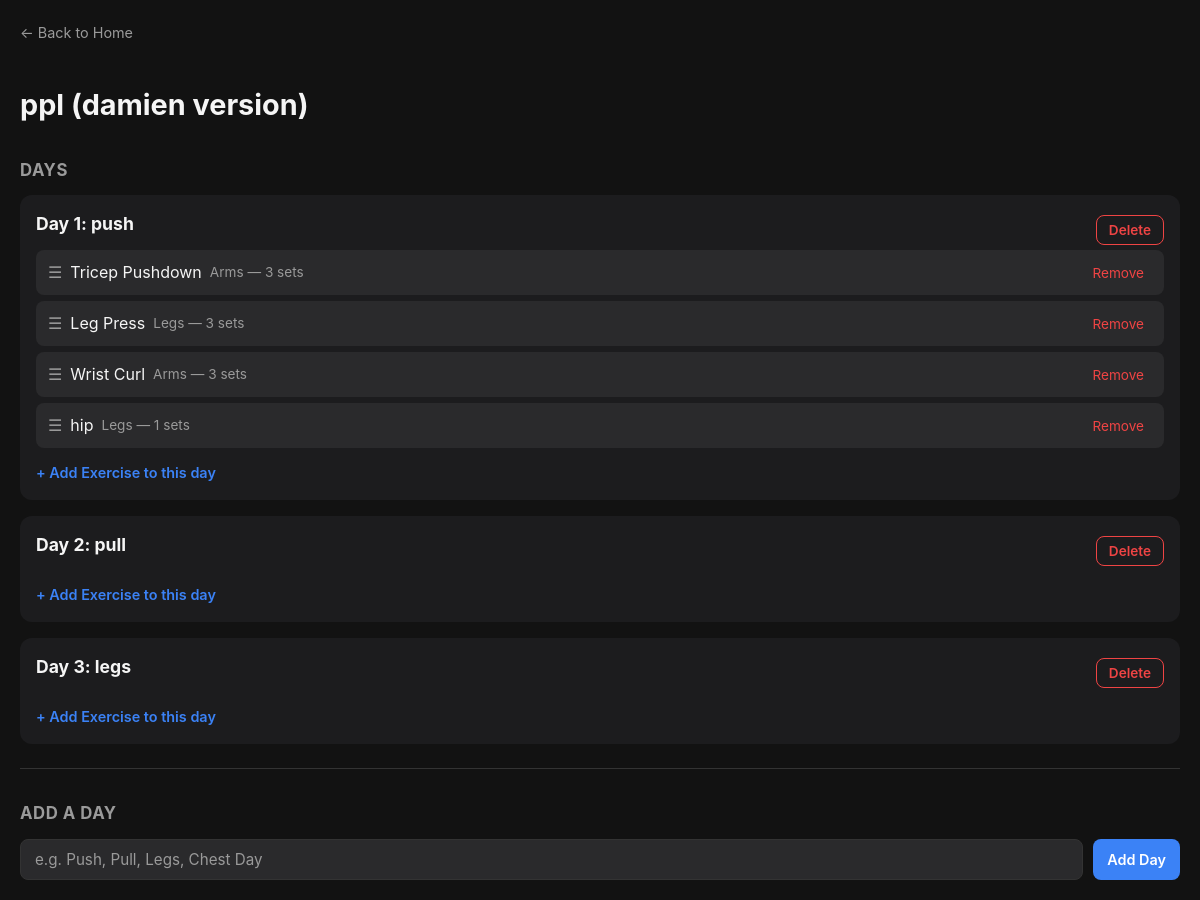
Before: /split/1 with the older database file.
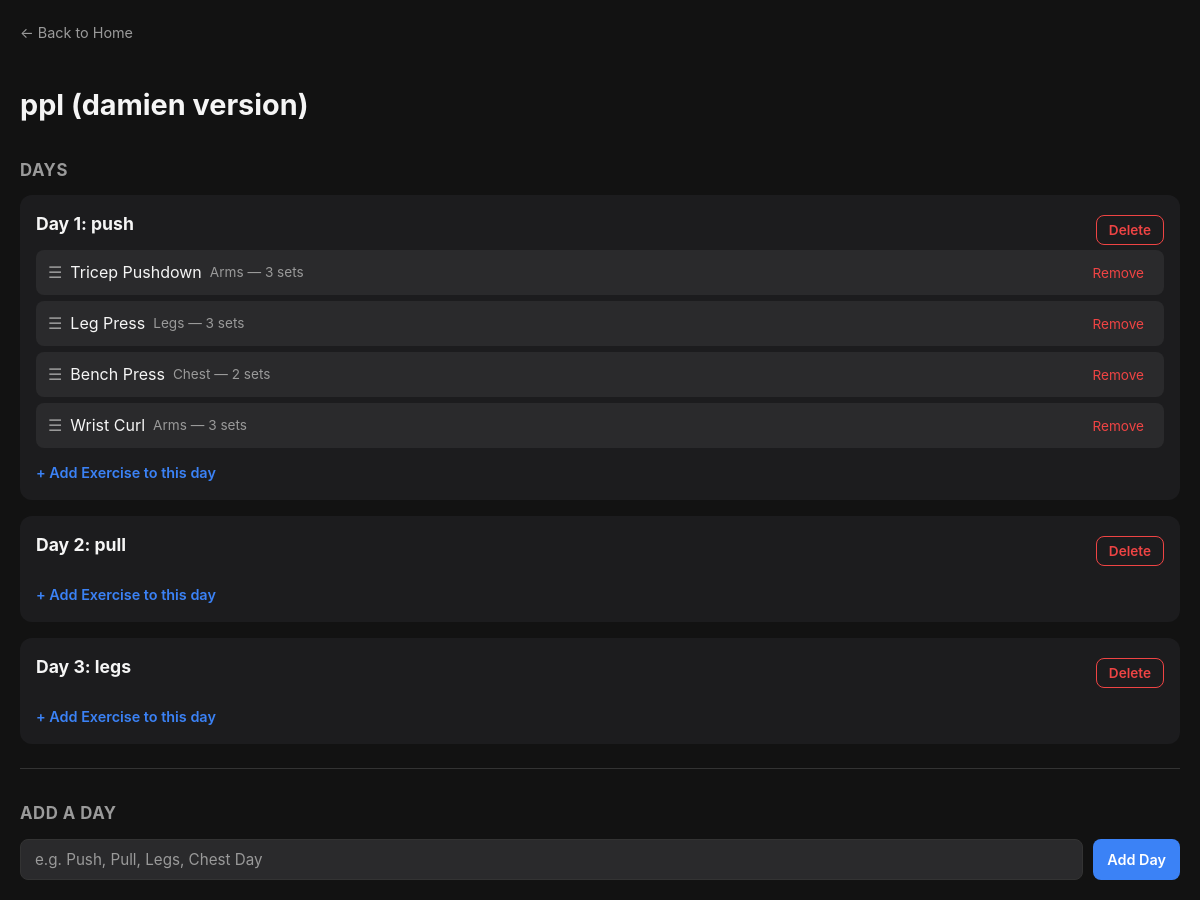
After: the same page with the newer database file.
### tables this page shows
CREATE TABLE split_days (
            id INTEGER PRIMARY KEY AUTOINCREMENT,
            split_id INTEGER NOT NULL,
            day_name TEXT NOT NULL,
            day_order INTEGER NOT NULL,
            FOREIGN KEY (split_id) REFERENCES workout_splits(id)
        );

CREATE TABLE split_exercises (
            id INTEGER PRIMARY KEY AUTOINCREMENT,
            split_day_id INTEGER NOT NULL,
            exercise_id INTEGER NOT NULL,
            sets_count INTEGER NOT NULL DEFAULT 3, exercise_order INTEGER NOT NULL DEFAULT 0,
            FOREIGN KEY (split_day_id) REFERENCES split_days(id),
            FOREIGN KEY (exercise_id) REFERENCES exercises(id)
        );

CREATE TABLE exercises (
            id INTEGER PRIMARY KEY AUTOINCREMENT,
            name TEXT NOT NULL,
            muscle_group TEXT NOT NULL
        );

### app.py (the view)
@app.route("/split/<int:split_id>")
def view_split(split_id):
    conn = get_db()
    cursor = conn.cursor()
    cursor.execute("SELECT * FROM workout_splits WHERE id = ?", (split_id,))
    split = cursor.fetchone()
    cursor.execute(
        "SELECT * FROM split_days WHERE split_id = ? ORDER BY day_order",
        (split_id,)
    )
    days = cursor.fetchall()
    days_with_exercises = []
    for day in days:
        cursor.execute("""
            SELECT exercises.*, split_exercises.sets_count,
                   split_exercises.id as split_exercise_id
            FROM exercises
            JOIN split_exercises ON exercises.id = split_exercises.exercise_id
            WHERE split_exercises.split_day_id = ?
            ORDER BY split_exercises.exercise_order
        """, (day["id"],))
        day_exercises = cursor.fetchall()
        days_with_exercises.append({
            "id": day["id"],
            "day_name": day["day_name"],
            "day_order": day["day_order"],
            "exercises": day_exercises
        })
    conn.close()
    return render_template("view_split.html", split=split, days=days_with_exercises)

### app.py (called while the page is built)
def get_db():
    conn = sqlite3.connect(DB_PATH)
    conn.row_factory = sqlite3.Row
    return conn

### templates/view_split.html (shortened to what this page needs)
<!DOCTYPE html>
<html lang="en">
<head>
    <link rel="stylesheet" href="{{ url_for('static', filename='style.css') }}">
</head>
<body>
    <a class="back-link" href="/">← Back to Home</a>
    <h1>{{ split.name }}</h1>
    <h2>Days</h2>
    {% if days %}
        {% for day in days %}
            <div class="day-card">
                <div style="display:flex; justify-content:space-between; align-items:center;">
                    <h3>Day {{ day.day_order }}: {{ day.day_name }}</h3>
                    <button type="button" class="btn btn-danger btn-sm"
                        onclick="confirmDeleteDay('{{ split.id }}', '{{ day.id }}', '{{ day.day_order }}: {{ day.day_name }}')">
                        Delete
                    </button>
                </div>
                <ul class="exercise-list sortable-list" data-split-id="{{ split.id }}">
                    {% for exercise in day.exercises %}
                        <li class="exercise-item" data-split-exercise-id="{{ exercise.split_exercise_id }}">
                            <div class="exercise-info">
                                <span class="drag-handle">☰</span>
                                <span>{{ exercise.name }}</span>
                                <span class="exercise-meta">{{ exercise.muscle_group }} — {{ exercise.sets_count }} sets</span>
                            </div>
                            <form action="/split/{{ split.id }}/remove-exercise/{{ day.id }}/{{ exercise.split_exercise_id }}" method="POST">
                                <button type="submit" class="btn-remove">Remove</button>
                            </form>
                        </li>
                    {% endfor %}
                </ul>
                <a class="add-exercise-link" href="/split/{{ split.id }}/add-day-exercise/{{ day.id }}">+ Add Exercise to this day</a>
            </div>
        {% endfor %}
    {% else %}
        <p class="empty-state">No days yet. Add your first day below.</p>
    {% endif %}
    <hr>
    <h2>Add a Day</h2>
    <form action="/split/{{ split.id }}/add-day" method="POST" class="form-row">
        <input type="text" name="day_name" class="text-input" placeholder="e.g. Push, Pull, Legs, Chest Day" required>
        <button type="submit" class="btn btn-primary">Add Day</button>
    </form>
</body>
</html>

Changed rows visible on the page:
removed split_exercises: name "hip", muscle_group "Legs", sets_count "1", shown under split_days "push"
added split_exercises: name "Bench Press", muscle_group "Chest", sets_count "2", shown under split_days "push"
